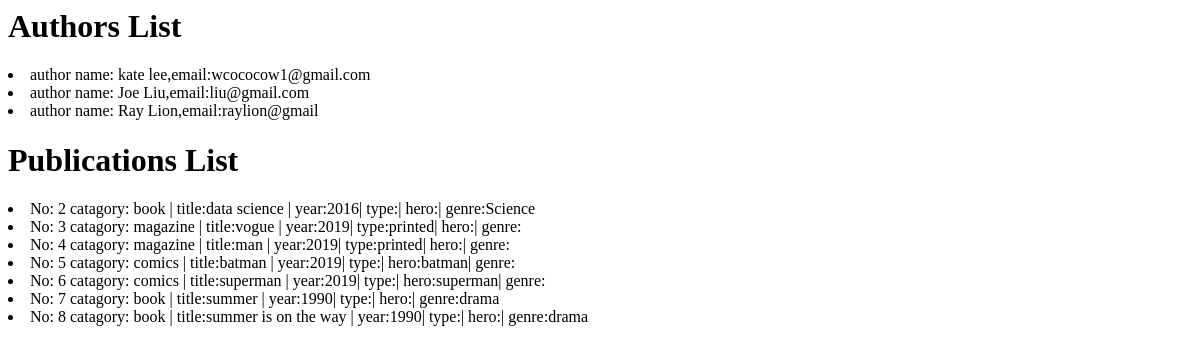
Before: / with the older database file.
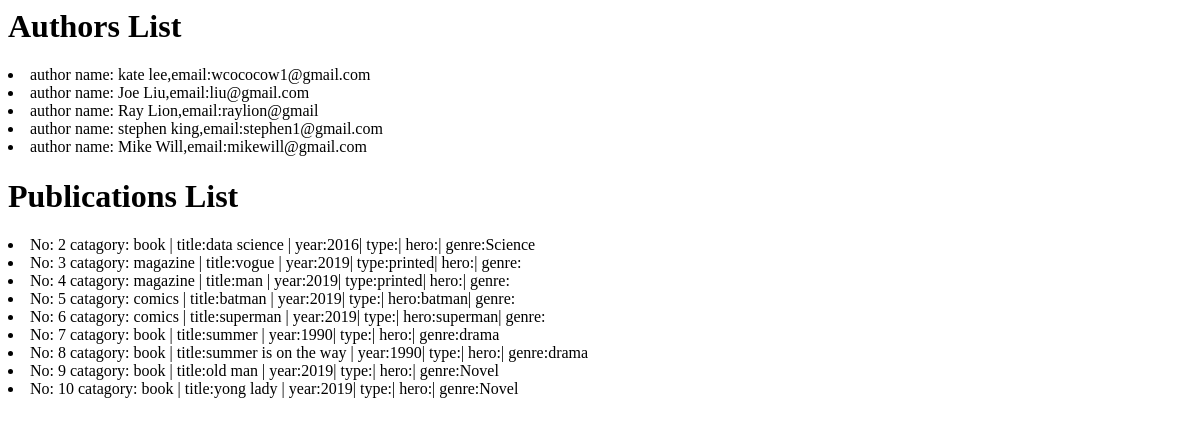
After: the same page with the newer database file.
### app.py (models this page shows, shortened)
class Author(db.Model):
	__tablename__ = 'author'
	author_id = db.Column(db.Integer,primary_key=True)
	name = db.Column(db.String(20))
	email = db.Column(db.String(30),unique=True)
	publication = db.relationship('Publication',secondary=subs,backref=db.backref('authors',lazy='dynamic'))

class Publication(db.Model):
	__tablename__ = 'publication'
	publication_id = db.Column(db.Integer,primary_key=True)
	catagory = db.Column(db.String(10))
	title = db.Column(db.String(30))
	year = db.Column(db.Integer)
	type = db.Column(db.String(20))
	hero = db.Column(db.String(20))
	genre = db.Column(db.String(10))

### app.py (the view)
@app.route('/')
def index():
	myAuthor = Author.query.all()
	myPublication = Publication.query.all()
	return render_template('index.html',myAuthor=myAuthor,myPublication=myPublication)

### templates/index.html
{% block body %}
<h1>Authors List</h1>
{% for author in myAuthor %}
	<li>author name: {{ author.name }},email:{{ author.email }}</li>
{% endfor %}
<h1>Publications List</h1>
{% for pub in myPublication %}
	<li>No: {{ pub.publication_id }} catagory: {{ pub.catagory }} | title:{{ pub.title }} | year:{{ pub.year }}| type:{{ pub.type }}| hero:{{ pub.hero }}| genre:{{ pub.genre }}</li>
{% endfor %}
{% endblock %}

Changed rows visible on the page:
added Author: name "stephen king", email "stephen1@gmail.com"
added Author: name "Mike Will", email "mikewill@gmail.com"
added Publication: publication_id "9", catagory "book", title "old man", year "2019", genre "Novel"
added Publication: publication_id "10", catagory "book", title "yong lady", year "2019", genre "Novel"
